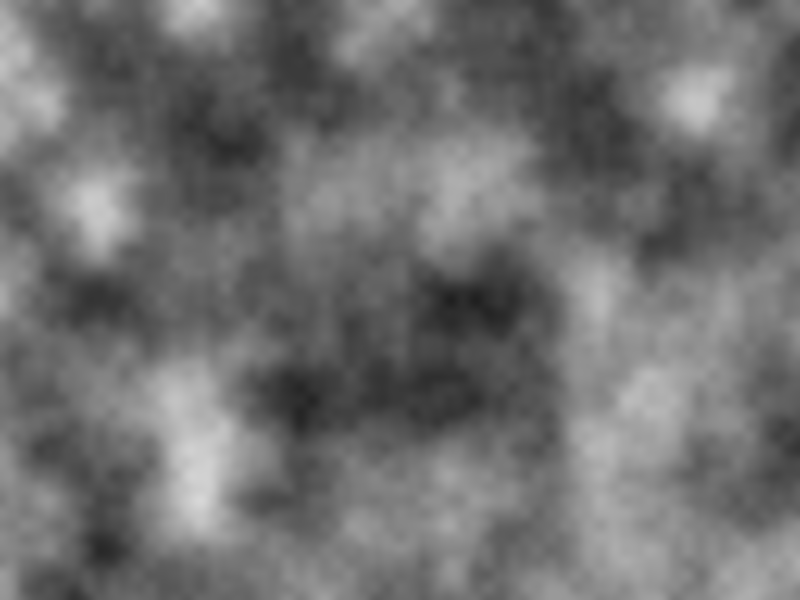
Frame 1 (no input)
Frame 60 (the mouse pressed at the canvas centre just before this capture): identical to frame 1, image omitted
Frame 120 (the mouse held since frame 60 and released just before this capture): identical to frame 1, image omitted

The Processing sketch that drew this single still picture (run headless with seeded random() and noise(); from frame 60 on, the mouse is pressed at the canvas centre):

// Processing sketch: Perlin2D
// ── Perlin2D.pde
float inc = 0.01;

void setup() {
  size(800, 600);
  //pixelDensity(1);
}

void draw() {

  loadPixels();
  float yoff = 0;
  for (int y=0; y<height; y++) {
    float xoff = 0;
    for (int x = 0; x<width; x++) {
      int ind = x + y*width;
      //noiseDetail(20);
      float r = noise(xoff, yoff)*255;
      //r = random(255);
      
      pixels[ind] = color (r, 255);

      xoff+=inc;
    }
    yoff += inc;
  }
  updatePixels();
  //noLoop();
}
